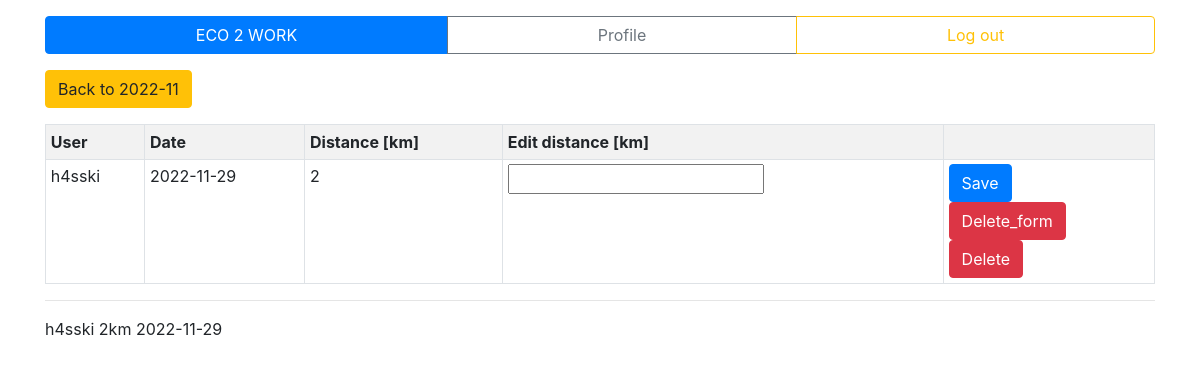
Screenshot of /edit/activity_id=1/ (signed in) with the database file from the repository.
### e2w_app/models.py (models this page shows)
class Activity(models.Model):
    ACTIVITY_VEHICLE_CHOICES = [
        ('foot', 'foot'),
        ('bike', 'bike'),
        ('scooter', 'scooter'),
        ]
    __tablename__ = 'activity'
    user = models.ForeignKey(User, on_delete=models.CASCADE, null=False)
    distance = models.PositiveIntegerField()
    vehicle = models.CharField(
        max_length=100,
        choices=ACTIVITY_VEHICLE_CHOICES,
        default=ACTIVITY_VEHICLE_CHOICES[1][0]
        )
    date = models.DateField()
    time_create = models.DateTimeField(auto_now_add=True)
    time_update = models.DateTimeField(auto_now=True)
    def __str__(self):
        return f'{self.user.username} {self.distance}km {self.date}'

### e2w_app/views.py (the view)
# urls.py: path('edit/activity_id=<int:activity_id>/', views.edit_view, name='edit_view'),
@login_required(login_url='edit_view')
def edit_view(request, activity_id):
    if not request.user.is_authenticated:
        return redirect('index')
    activity = Activity.objects.get(id=activity_id)
    form = ActivityEditForm()
    if request.method == 'POST':
        form_input = ActivityEditForm(request.POST)
        if form_input.is_valid():
            activity.distance = form_input.cleaned_data['distance']
        else:
            print('Form_input is not valid. Value was not changed.')
    context = {
        'activity': activity,
        'form': form,
        'a_date': activity.date,
    }
    return render(request, 'edit.html', context)

### e2w_app/forms.py
class ActivityEditForm(forms.Form):
    distance = forms.IntegerField(label="", min_value=0)

### e2w_app/templates/edit.html (shortened to what this page needs)
{% extends 'base.html' %}
{% block content %}
<div class="mb-3">
    <a href="/show/{{ a_date.year }}-{{ a_date.month }}" class="btn btn-warning">
        Back to {{ a_date.year }}-{{ a_date.month }}
    </a>
</div>
<div>
    <table class="table table-bordered table-sm table-striped">
        <tbody class="table">
            <tr>
                <th>User</th>
                <th>Date</th>
                <th>Distance [km]</th>
                <th>Edit distance [km]</th>
                <th></th>
            </tr>
            <tr>
                <td>{{ activity.user }}</td>
                <td>{{ activity.date.isoformat }}</td>
                <td>{{ activity.distance }}</td>
                <form action="" method="post">
                <td>
                    {{ form.as_p }}
                </td>
                <td>
                    <input type="submit" class="btn btn-primary" value="Save">
                </form>
                <form action="remove/activity_id={{ activity.id }}/" method="post">
                    <input type="submit" class="btn btn-danger" value="Delete_form">
                </form>
                <a href="remove/activity_id={{ activity.id }}/" class="btn btn-danger">Delete</a>
            </tr>
        </tbody>
    </table>
</div>
<hr/>
<div>
    {{ activity }}
</div>
{% endblock %}

### rows the page displays
Activity: user "h4sski", date "2022-11-29", distance "2", user+distance+date "h4sski 2km 2022-11-29"

### other values shown
{{ a_date.year }} "2022"
{{ a_date.month }} "11"
